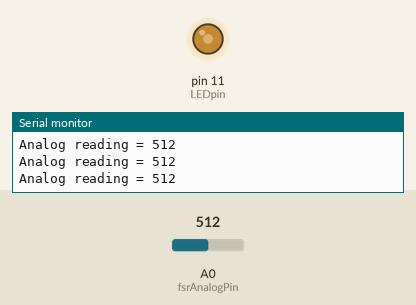
Recording of a sketch running on a simulated Arduino Uno, built with avr-gcc and run on an emulated ATmega328P. On the bench: output pins drawn as LEDs (lit = HIGH), the last lines printed to the serial monitor. The inputs (shaded band) are chosen by the test bench; at power-on: A0 (fsrAnalogPin) = 512.

Above: at 1.2 s.
1.3 s: A0 (fsrAnalogPin) set to 111
At 2.5 s:
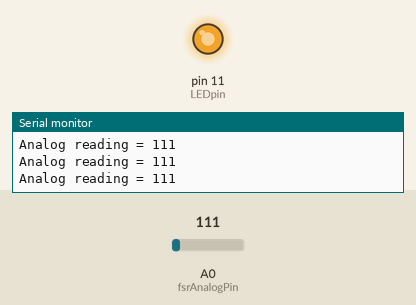
2.8 s: A0 (fsrAnalogPin) set to 88
At 4.0 s:
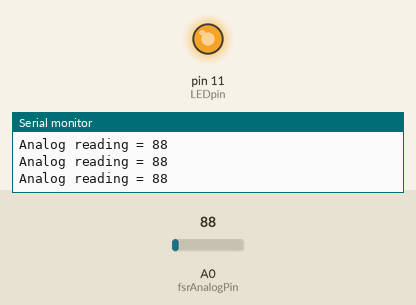
5.8 s: A0 (fsrAnalogPin) set to 982
At 7.0 s:
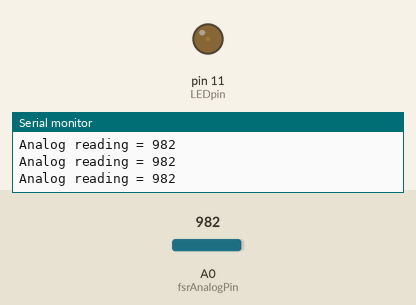
7.3 s: A0 (fsrAnalogPin) set to 1007
At 8.5 s:
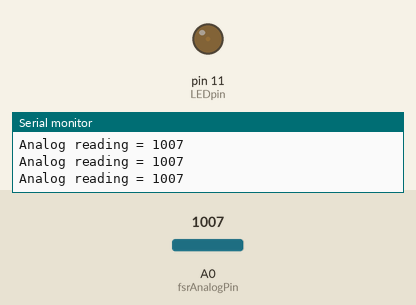
8.8 s: A0 (fsrAnalogPin) set to 306
At 9.2 s:
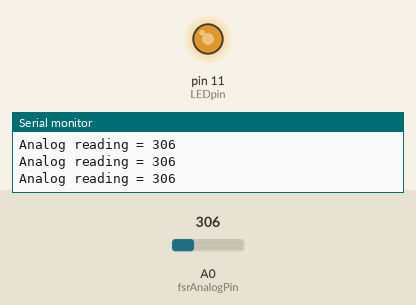
10.3 s: A0 (fsrAnalogPin) set to 1023
At 10.8 s:
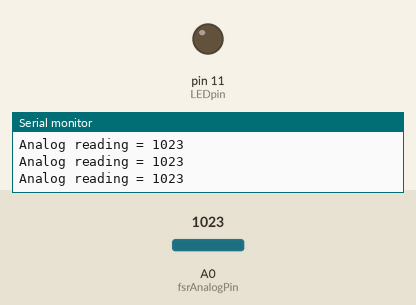
Timing chart, 0 to 12.8 s (numbered marks = the images above; inputs shaded):
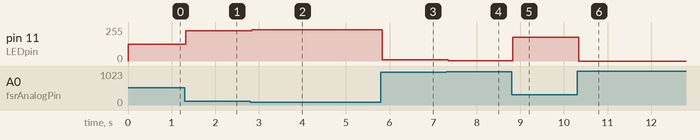

Measured:
- after the input at 1.3 s, pin 11 (LEDpin): 127/255 → 227/255 at once
- after the input at 2.8 s, pin 11 (LEDpin): 227/255 → 233/255 at once
- after the input at 5.8 s, pin 11 (LEDpin): 233/255 → 10/255 at once
- after the input at 7.3 s, pin 11 (LEDpin): 10/255 → 3/255 at once
- after the input at 8.8 s, pin 11 (LEDpin): 3/255 → 178/255 at once
- after the input at 10.3 s, pin 11 (LEDpin): 178/255 → 0/255 at once

The sketch:

sketch_nov15a_work_nov_15.ino
```cpp
/* FSR testing sketch.

Connect one end of FSR to 5V, the other end to Analog 0.
Then connect one end of a 10K resistor from Analog 0 to ground
Connect LED from pin 11 through a resistor to ground

For more information see www.ladyada.net/learn/sensors/fsr.html */

/*
sources of code. I have done edits

https://learn.adafruit.com/force-sensitive-resistor-fsr/using-an-fsr

https://www.youtube.com/watch?v=eW3SQCi0aTE
Source I used for the wiring.

*/

int fsrAnalogPin = 0; // FSR is connected to analog 0
int LEDpin = 11;      // connect Red LED to pin 11 (PWM pin)
int fsrReading;      // the analog reading from the FSR resistor divider
int LEDbrightness;

void setup(void) {
  Serial.begin(9600);   // We'll send debugging information via the Serial monitor
  pinMode(LEDpin, OUTPUT);
}

void loop(void) {
  fsrReading = analogRead(fsrAnalogPin);
  Serial.print("Analog reading = ");
  Serial.println(fsrReading);

  // we'll need to change the range from the analog reading (0-1023) down to the range
  // used by analogWrite (0-255) with map!+++++++++++++++++
  LEDbrightness = map(fsrReading, 1023, 0, 0, 255);// I(Rodrigo A Vega Cruz) switched the positions for values 1023 and 0
  // LED gets brighter the harder you press
  analogWrite(LEDpin, LEDbrightness);

  //delay(100);
}
```
